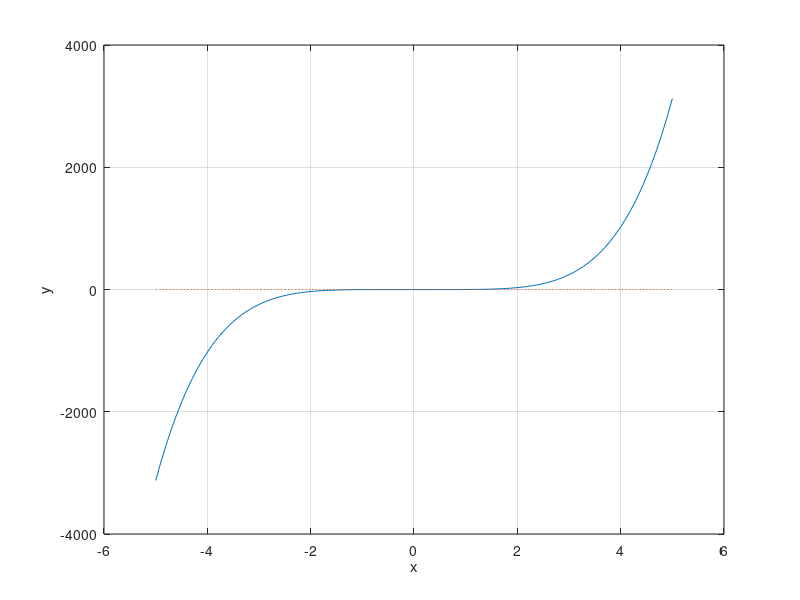

Source code (MATLAB): (Note: this script raises an error after producing the figure.)
clc, close all
clear

%
a = -5;
b = 5;
m = 100;
n = input('n = ');

x = linspace(a,b,m);
f = @(x)x.^n-1;

plot(x,f(x),x,0*x,':');
xlabel('x'); ylabel('y');
grid on;
z = ginput(1);
[zr,fr] = fzero(f,z(1));
disp(zr);
hold on;
plot(zr,fr,'r*',z(1),z(2),'g*');
hold off;